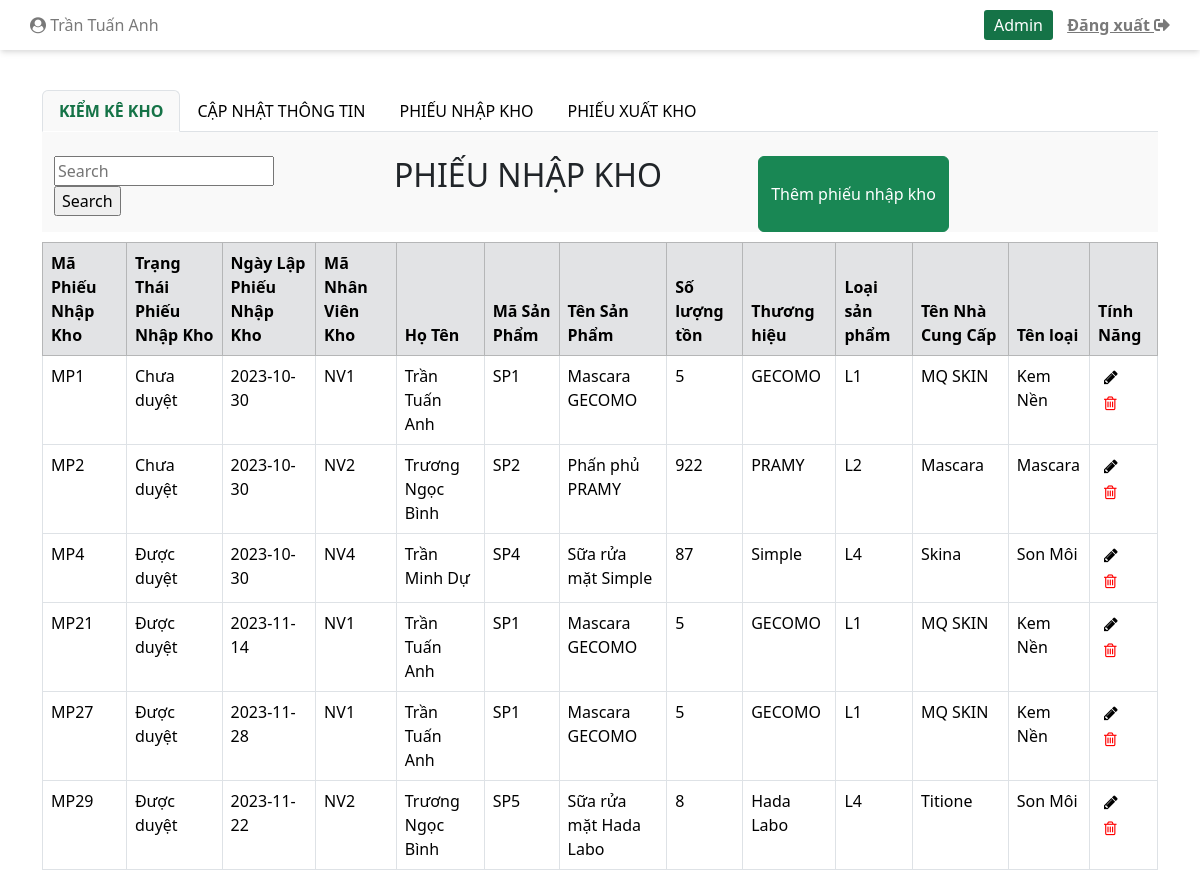
The app's page /indexQLKH.php?phieu-nhap-kho (signed in) with its own data.
### tables this page shows
CREATE TABLE `nhanvien` (
  `MaNhanVien` int(11) NOT NULL,
  `HoTen` varchar(50) NOT NULL,
  `MatKhau` varchar(20) NOT NULL,
  `Email` varchar(50) NOT NULL,
  `SoDienThoai` varchar(15) NOT NULL,
  `DiaChi` varchar(200) NOT NULL,
  `LoaiNhanVien` int(11) NOT NULL,
  `trangThai` int(11) NOT NULL DEFAULT 1
);

CREATE TABLE `phieunhapkho` (
  `MaPhieuNhapKho` int(11) NOT NULL,
  `NgayLapPhieuNhapKho` date NOT NULL,
  `TrangThaiPhieuNhapKho` varchar(50) NOT NULL,
  `MaSanPham` int(11) NOT NULL,
  `MaNhanVien` int(11) NOT NULL,
  `PhieuShow` tinyint(4) NOT NULL DEFAULT 1
);

CREATE TABLE `sanpham` (
  `MaSanPham` int(11) NOT NULL,
  `TenSanPham` varchar(100) NOT NULL,
  `SoLuongTon` int(11) NOT NULL DEFAULT 1,
  `MoTa` varchar(100) DEFAULT NULL,
  `GiaBan` double NOT NULL,
  `GiaNhap` double NOT NULL,
  `ThuongHieu` varchar(100) DEFAULT NULL,
  `HinhAnh` varchar(50) NOT NULL,
  `HanSuDung` date DEFAULT NULL,
  `LoaiSanPham` int(11) NOT NULL,
  `NhaCungCap` int(11) NOT NULL,
  `trangThai` tinyint(4) NOT NULL DEFAULT 1
);

CREATE TABLE `nhacungcap` (
  `MaNhaCungCap` int(11) NOT NULL,
  `TenNhaCungCap` varchar(50) NOT NULL,
  `GhiChu` varchar(100) DEFAULT NULL
);

CREATE TABLE `loaisanpham` (
  `MaLoai` int(11) NOT NULL,
  `TenLoai` varchar(50) NOT NULL,
  `GhiChu` varchar(100) DEFAULT NULL
);

### model/mPhieuNhapKho.php (called while the page is built, shortened)
<?php
    include_once("connect3.php");
    class modelPhieuNhapKho{
        function selectAllPhieuNhapKho(){
            $p = new KetNoiDB();
            if ($p ->moketnoi($con)) {
                $query="SELECT pnk.MaPhieuNhapKho, pnk.TrangThaiPhieuNhapKho, pnk.PhieuShow, pnk.NgayLapPhieuNhapKho, nvk.MaNhanVien, nvk.HoTen, sp.MaSanPham, sp.TenSanPham, sp.SoLuongTon, sp.ThuongHieu, sp.LoaiSanPham, lsp.TenLoai, ncc.TenNhaCungCap
                FROM phieunhapkho pnk
                INNER JOIN nhanvien nvk ON nvk.MaNhanVien = pnk.MaNhanVien
                INNER JOIN sanpham sp ON sp.MaSanPham = pnk.MaSanPham
                INNER JOIN loaisanpham lsp ON lsp.MaLoai = sp.LoaiSanPham
                INNER JOIN nhacungcap ncc ON ncc.MaNhaCungCap = sp.MaSanPham";
                $tbl=mysqli_query($con,$query);
                return $tbl;
            } else {
                return false;
            }
        }
    }
?>

### model/connect3.php (called while the page is built, shortened)
<?php
     class KetNoiDB{
        function moKetNoi(& $conn){
            $conn = mysqli_connect("localhost", "root", "", "mypham");
            if ($conn){
                mysqli_set_charset($conn, "utf8");
                return $conn;
            }else{
                return false;
            }
        }
    }
?>

### controller/cPhieuNhapKho.php (called while the page is built, shortened)
<?php
include_once("Model/mPhieuNhapKho.php");
class controlPhieuNhapKho{
    function getAllPhieuNhapKho()
    {
        $p = new modelPhieuNhapKho();
        $tbl = $p->SelectAllPhieuNhapKho();
        return $tbl;
    }
}

### view/vPhieuNhapKho.php (the view, shortened to what this page needs)
<?php
    include_once("controller/cPhieuNhapKho.php");
    class VPhieuNhapKho{
        function viewAllPhieuNhapKho(){
            $p = new controlPhieuNhapKho();
            $tbl = $p -> getAllPhieuNhapKho();
            showPhieuNhapKho($tbl);
        }
    }
        function showPhieuNhapKho($tbl){
            if($tbl){
                if(mysqli_num_rows($tbl) >0){
                    echo '
                    <div id="phieu-nhap-kho" class="container tab-pane active"><br>
                    <div class="row timKiem-them">
                        <div class="timKiem input-group mb-3 col-md-5">
                            <form action="indexQLKH.php" method="get">
                                     <input type="text" name="txtSearchPNK" size="18" placeholder = "Search" value = "';
                                     if(isset($_REQUEST["txtSearchPNK"])) echo $_REQUEST["txtSearchPNK"];
                                     echo '" >
                                     <input type="submit" name="btnSearchPNK" class="btnCus" value="Search">
                            </form>
                        </div>
                        <div class="timKiem col-md-4">
                            <h2>PHIẾU NHẬP KHO</h2>
                        </div>
                        <div class="timKiem themPNK col-md-3">
                            <button type="button" class="btn btn-success" data-bs-toggle="modal" data-bs-target="#ModalPNK">
                                Thêm phiếu nhập kho
                            </button>
                        </div>
                    </div>
                    </div>
                    ';
                    echo "<table class='pnk_tbl'> <tr>";
                        echo'
                        <table class="table table-bordered table-hover " id="myTable">
                        <thead class="table-secondary">
                                <tr class="ex">
                                <th width="auto">Mã Phiếu Nhập Kho</th>
                                <th width="auto">Trạng Thái Phiếu Nhập Kho</th>
                                <th>Ngày Lập Phiếu Nhập Kho</th>
                                <th>Mã Nhân Viên Kho</th>
                                <th>Họ Tên</th>
                                <th>Mã Sản Phẩm</th>
                                <th>Tên Sản Phẩm</th>
                                <th>Số lượng tồn</th>
                                <th>Thương hiệu</th>
                                <th>Loại sản phẩm</th>
                                <th>Tên Nhà Cung Cấp</th>
                                <th>Tên loại</th>
                                <th>Tính Năng</th>
                            </tr>
                        </thead>
                        ';
                        while($row = mysqli_fetch_assoc($tbl)){
                            if($row["PhieuShow"] == 1){
                                echo "<tr >";
                                    echo "<td>"."MP". $row['MaPhieuNhapKho'] ."</td>";
                                    echo "<td>". $row['TrangThaiPhieuNhapKho'] ."</td>";
                                    echo "<td>". $row['NgayLapPhieuNhapKho'] ."</td>";
                                    echo "<td>"."NV". $row['MaNhanVien'] ."</td>";
                                    echo "<td>". $row['HoTen'] ."</td>";
                                    echo "<td>"."SP". $row['MaSanPham'] ."</td>";
                                    echo "<td>". $row['TenSanPham'] ."</td>";
                                    echo "<td>". $row['SoLuongTon'] ."</td>";
                                    echo "<td>". $row['ThuongHieu'] ."</td>";
                                    echo "<td>"."L". $row['LoaiSanPham'] ."</td>";
                                    echo "<td>". $row['TenNhaCungCap'] ."</td>";
                                    echo "<td>". $row['TenLoai'] ."</td>";
                                echo "<td>
                                        <form action='#' method='get'>
                                        <input type='hidden' name='MaPhieuNhapKho' value='" . $row["MaPhieuNhapKho"] . "'>
                                        <button class='btnCus btn2 edit' type='submit' value='edit' name= 'btnSubmitActionPhieuNhapKho'>
                                            <i class='fa fa-pencil' aria-hidden='true'></i>
                                        </button>
                                    </form>
                                    <form action='#' method='get'onsubmit='return confirmDelete();'>
                                        <input type='hidden' name='MaPhieuNhapKho' value='" . $row["MaPhieuNhapKho"] . "'>
                                        <button class='btnCus btn2 delete' type='submit' value='delete' name= 'btnSubmitActionPhieuNhapKho'>
                                            <i class='fa fa-trash-o' aria-hidden='true'></i>
                                        </button>
                                        </form>
                                    </td>";
                                echo "</tr>";
                            }
                        }
                        echo "</table>";
            }else{
                echo"Không tìm thấy phiếu nhập kho!";
                echo header("refresh: 5; url='indexQLKH.php?phieu-nhap-kho'");
            }
        }
        }
    ?>

### indexQLKH.php (shortened to what this page needs)
<?php
$conn = mysqli_connect("localhost", "root", "", "mypham");
?>
<!DOCTYPE html>
<html lang="en">
<head>
    <link rel="stylesheet" href="./css/styleAdmin.css">
    <link rel="stylesheet" href="https://use.fontawesome.com/releases/v5.8.2/css/all.css"
>
    <link href="https://cdn.jsdelivr.net/npm/bootstrap@5.3.2/dist/css/bootstrap.min.css" rel="stylesheet">
    <link rel="stylesheet" href="https://maxcdn.bootstrapcdn.com/font-awesome/4.7.0/css/font-awesome.min.css">
</head>
<body>
    <div class="container-fluid">
        <div class="row">
            <div class="col-md-12 header">
                <a class="navbar-brand" href="#"><i class="fa fa-user-circle" aria-hidden="true"></i>
                    <?php
                    if (isset($_SESSION['MaNhanVien'])) {
                        $tenTaiKhoan = $_SESSION['MaNhanVien'];
                        $name = mysqli_query($conn, "SELECT * FROM `nhanvien` WHERE `MaNhanVien`= $tenTaiKhoan");
                        $kq = mysqli_fetch_array($name);
                        echo $kq["HoTen"];
                    }
                    ?>
                </a>
                <form action="" method="post" id="formAdmin">
                    <button type="submit" name="adminButton" id="adminButton">Admin</button>
                    <a href="?action=logout" data-toggle="tooltip" data-placement="bottom" title="ĐĂNG XUẤT"><b>Đăng
                            xuất <i class="fas fa-sign-out-alt"></i></b></a>
                </form>
            </div>
        </div>
    </div>
    <div class="container mt-3 body">
        <br>
        <ul class="nav nav-tabs">
            <li class="nav-item">
                <a class="nav-link active" href="indexQLKH.php?kiem-ke-kho">KIỂM KÊ KHO</a>
            </li>
            <li class="nav-item">
                <a class="nav-link" href="indexQLKH.php?san-pham">CẬP NHẬT THÔNG TIN</a>
            </li>
            <li class="nav-item">
                <a class="nav-link" href="indexQLKH.php?phieu-nhap-kho">PHIẾU NHẬP KHO</a>
            </li>
            <li class="nav-item">
                <a class="nav-link" href="indexQLKH.php?phieu-xuat-kho">PHIẾU XUẤT KHO</a>
            </li>
        </ul>
        <div class="tab-content">
            <?php
            $c = new VProduct();
            include_once("view/vPhieuNhapKho.php");
            $d = new VPhieuNhapKho();
            include_once("view/vPhieuXuatKho.php");
            $e = new VPhieuXuatKho();
            if (isset($_REQUEST['kiem-ke-kho'])) {
                $p->viewAllPhieuKiemTraKho();
            } elseif (isset($_REQUEST['san-pham'])) {
                $c->viewAllProducts();
            } elseif (isset($_REQUEST['phieu-nhap-kho'])) {
                $d->viewAllPhieuNhapKho();
            } elseif (isset($_REQUEST['phieu-xuat-kho'])) {
                $e->viewAllPhieuXuatKho();
            } elseif (isset($_REQUEST['btnSearchPKTK'])) {
                $p->viewAllPhieuKiemTraKhoBySearch($_REQUEST['txtSearchPKTK']);
            } elseif (isset($_REQUEST['btnSearchSP'])) {
                $c->viewAllProductBySearch($_REQUEST['txtSearchSP']);
            } elseif (isset($_REQUEST['btnSearchPNK'])) {
                $d->viewAllPhieuNhapKhoBySearch($_REQUEST['txtSearchPNK']);
            } elseif (isset($_REQUEST['btnSearchPXK'])) {
                $e->viewAllPhieuXuatKhoBySearch($_REQUEST['txtSearchPXK']);
            } elseif (isset($_REQUEST["btnSubmitActionPhieuXuatKho"])) {
                $e->showFormDelPhieuXuatKho();
                $e->showFormEditPhieuXuatKho();
            } elseif (isset($_REQUEST["btnSubmitActionPhieuNhapKho"])) {
                $d->showFormDelPhieuNhapKho();
                $d->showFormEditPhieuNhapKho();
            } elseif (isset($_REQUEST["btnProdAct"])) {
                $c->showFormDelProduct();
                $c->showFormEditProduct();
            } elseif (isset($_REQUEST["btnSubmitActionPhieuKiemTraKho"])) {
                $p->showFormDelPhieuKiemTraKho();
                $p->showFormEditPhieuKiemTraKho();
            } else {
                echo "welcom admin";
            }
            ?>
        </div>
    </div>
</body>
</html>

### css/styleAdmin.css (style rules this page uses)
.timKiem-them { margin-bottom: 10px; }
.timKiem { display: flex; flex-wrap: nowrap; justify-content: center; }
.input-group.mb-3.col-md-5 { width: 300px; }
a { color: #000000 !important; }
.row > .header a { color: #797979 !important; height: 50px; line-height: 50px; }
.row > .header { box-shadow: rgba(0, 0, 0, 0.1) 0px 4px 6px -1px, rgba(0, 0, 0, 0.06) 0px 2px 4px -1px; display: flex; flex-wrap: nowrap; justify-content: space-between; padding: 0 30px; }
.container.tab-pane.active { background-color: #f9f9f9 !important; }
form > button.btnCus.btn2 { border: none; background: none; }
form > button.btnCus.btn2.delete { color: red !important; }
.nav-tabs .nav-item.show .nav-link, .nav-tabs .nav-link.active { border-color: var(--bs-nav-tabs-link-active-border-color); background-color: #F9F9F9 !important; color: #157347 !important; font-weight: 600; }
#adminButton { border: none; border-radius: 3px; padding: 3px 10px; color: #fff; background-color: #157347; margin-right: 10px; }
a { text-decoration: none; }

### records on screen
nhanvien: HoTen "Trần Tuấn Anh"
phieunhapkho: MaPhieuNhapKho "1", TrangThaiPhieuNhapKho "Chưa duyệt", NgayLapPhieuNhapKho "2023-10-30", nhanvien.MaNhanVien "1", nhanvien.HoTen "Trần Tuấn Anh", sanpham.MaSanPham "1", sanpham.TenSanPham "Mascara GECOMO", sanpham.SoLuongTon "5", sanpham.ThuongHieu "GECOMO", sanpham.LoaiSanPham "1", nhacungcap.TenNhaCungCap "MQ SKIN", loaisanpham.TenLoai "Kem Nền"
phieunhapkho: MaPhieuNhapKho "2", TrangThaiPhieuNhapKho "Chưa duyệt", NgayLapPhieuNhapKho "2023-10-30", nhanvien.MaNhanVien "2", nhanvien.HoTen "Trương Ngọc Bình", sanpham.MaSanPham "2", sanpham.TenSanPham "Phấn phủ PRAMY", sanpham.SoLuongTon "922", sanpham.ThuongHieu "PRAMY", sanpham.LoaiSanPham "2", nhacungcap.TenNhaCungCap "Mascara", loaisanpham.TenLoai "Mascara"
phieunhapkho: MaPhieuNhapKho "4", TrangThaiPhieuNhapKho "Được duyệt", NgayLapPhieuNhapKho "2023-10-30", nhanvien.MaNhanVien "4", nhanvien.HoTen "Trần Minh Dự", sanpham.MaSanPham "4", sanpham.TenSanPham "Sữa rửa mặt Simple", sanpham.SoLuongTon "87", sanpham.ThuongHieu "Simple", sanpham.LoaiSanPham "4", nhacungcap.TenNhaCungCap "Skina", loaisanpham.TenLoai "Son Môi"
phieunhapkho: MaPhieuNhapKho "21", TrangThaiPhieuNhapKho "Được duyệt", NgayLapPhieuNhapKho "2023-11-14", nhanvien.MaNhanVien "1", nhanvien.HoTen "Trần Tuấn Anh", sanpham.MaSanPham "1", sanpham.TenSanPham "Mascara GECOMO", sanpham.SoLuongTon "5", sanpham.ThuongHieu "GECOMO", sanpham.LoaiSanPham "1", nhacungcap.TenNhaCungCap "MQ SKIN", loaisanpham.TenLoai "Kem Nền"
phieunhapkho: MaPhieuNhapKho "27", TrangThaiPhieuNhapKho "Được duyệt", NgayLapPhieuNhapKho "2023-11-28", nhanvien.MaNhanVien "1", nhanvien.HoTen "Trần Tuấn Anh", sanpham.MaSanPham "1", sanpham.TenSanPham "Mascara GECOMO", sanpham.SoLuongTon "5", sanpham.ThuongHieu "GECOMO", sanpham.LoaiSanPham "1", nhacungcap.TenNhaCungCap "MQ SKIN", loaisanpham.TenLoai "Kem Nền"
phieunhapkho: MaPhieuNhapKho "29", TrangThaiPhieuNhapKho "Được duyệt", NgayLapPhieuNhapKho "2023-11-22", nhanvien.MaNhanVien "2", nhanvien.HoTen "Trương Ngọc Bình", sanpham.MaSanPham "5", sanpham.TenSanPham "Sữa rửa mặt Hada Labo", sanpham.SoLuongTon "8", sanpham.ThuongHieu "Hada Labo", sanpham.LoaiSanPham "4", nhacungcap.TenNhaCungCap "Titione", loaisanpham.TenLoai "Son Môi"
